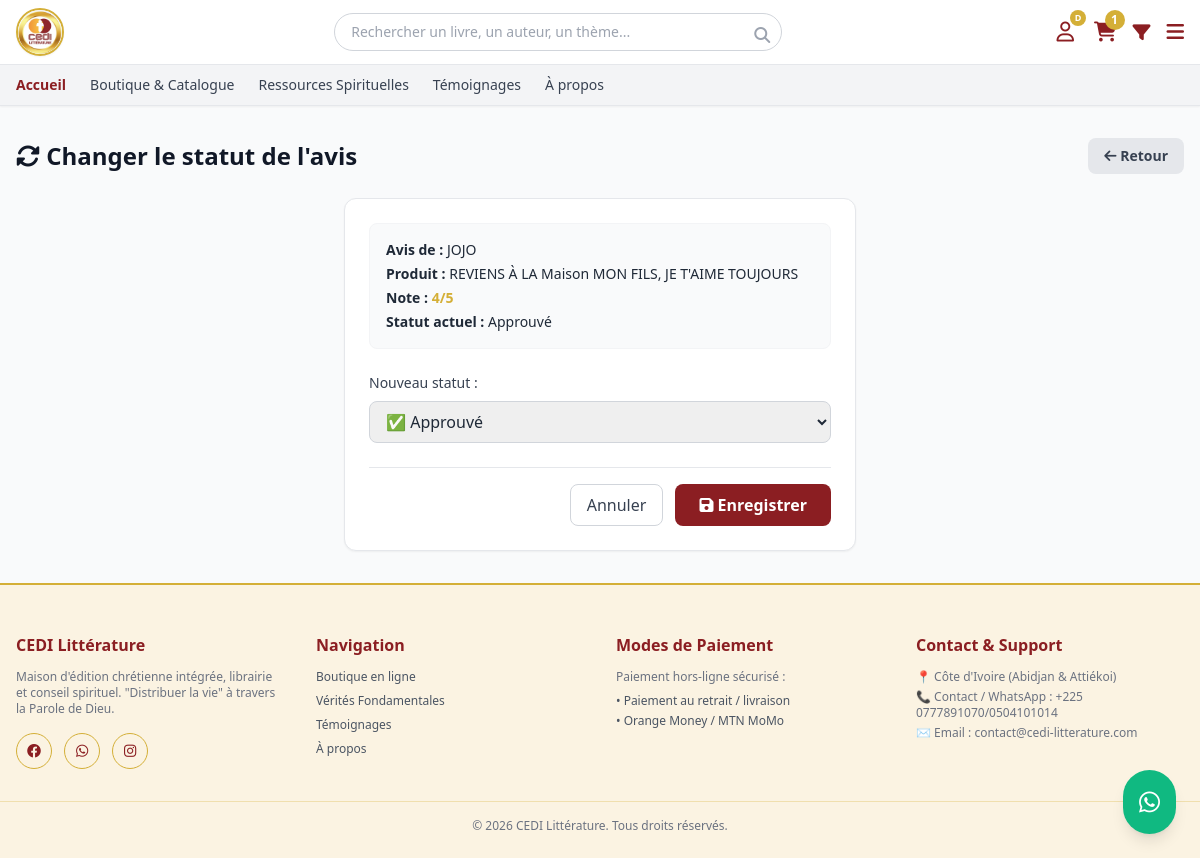
/admin_avis/statut/1/ (signed in), run on the app's committed database.
### appcedi/models.py (models this page shows, shortened)
class AvisClient(models.Model):
    STATUT_CHOICES = [
        ('en_attente', 'En attente'),
        ('approuve', 'Approuvé'),
        ('rejete', 'Rejeté'),
    ]
    produit = models.ForeignKey('Produit', on_delete=models.CASCADE, related_name='avis')
    utilisateur = models.ForeignKey(User, on_delete=models.CASCADE)
    note = models.PositiveSmallIntegerField(default=5)  # 1 à 5
    commentaire = models.TextField(blank=True, null=True)
    statut = models.CharField(max_length=20, choices=STATUT_CHOICES, default='approuve')
    date_creation = models.DateTimeField(auto_now_add=True)

class Produit(models.Model):
    TYPES = (('livre', 'Livre'), ('bible', 'Bible'), ('cd', 'CD'), ('cadeau', 'Cadeau'))
    titre = models.CharField(max_length=255)
    auteur = models.CharField(max_length=255, blank=True, null=True)
    editeur = models.CharField(max_length=255, blank=True, null=True)
    isbn = models.CharField(max_length=20, blank=True, null=True)
    description = models.TextField()
    nombre_pages = models.PositiveIntegerField(blank=True, null=True, verbose_name="Nombre de pages")
    prix = models.IntegerField()
    poids = models.FloatField(blank=True, null=True)
    type_produit = models.CharField(max_length=20, choices=TYPES, default='livre')
    est_edition_cedi = models.BooleanField(default=False)
    quantite_stock = models.IntegerField(default=0)
    seuil_alerte = models.IntegerField(default=3)
    statut = models.BooleanField(default=True)
    categories = models.ManyToManyField(Categorie, through='ProduitCategorie', blank=True)

### appcedi/views.py (the view, shortened to what this page needs)
# urls.py: path('admin_avis/statut/<int:pk>/', views.changer_statut_avis, name='changer_statut_avis'),
@login_required
@user_passes_test(est_admin_ou_gestionnaire)
def changer_statut_avis(request, pk):
    avis = get_object_or_404(AvisClient, pk=pk)
    return render(request, 'appcedi/admin/changer_statut_avis.html', {'avis': avis})

### appcedi/context_processors.py (called while the page is built, shortened)
def panier_context(request):
    panier = None
    nombre_articles = 0
    souhaits_ids = []
    if request.user.is_authenticated:
        try:
            panier = Panier.objects.get(utilisateur=request.user)
        except Panier.DoesNotExist:
            pass
        souhaits_ids = list(ListeSouhaits.objects.filter(utilisateur=request.user).values_list('produit_id', flat=True))
    if panier:
        nombre_articles = sum(article.quantite for article in panier.articles.all())
    return {
        'nombre_articles_panier': nombre_articles,
        'categories_menu': Categorie.objects.all(),
        'souhaits_ids': souhaits_ids, # 👈 Ajouté ici
    }

### appcedi/views.py (called while the page is built)
def est_admin_ou_gestionnaire(user):
    return user.is_superuser or (hasattr(user, 'role') and user.role in ['admin', 'gestionnaire_stock'])

### templates/appcedi/admin/changer_statut_avis.html (shortened to what this page needs)
{% extends 'appcedi/admin/base_admin.html' %}
{% block admin_title %}<i class="fa-solid fa-rotate"></i> Changer le statut de l'avis{% endblock %}
{% block admin_actions %}
<a href="{% url 'liste_avis' %}" class="bg-gray-200 text-gray-700 px-4 py-2 rounded-lg hover:bg-gray-300 transition text-sm font-bold">
    <i class="fa-solid fa-arrow-left"></i> Retour
</a>
{% endblock %}
{% block admin_content %}
<div class="bg-white rounded-xl shadow-sm border border-gray-200 p-6 max-w-lg mx-auto">
    <div class="mb-6 p-4 bg-gray-50 rounded-lg border border-gray-100">
        <p class="text-sm mb-1"><strong>Avis de :</strong> {{ avis.utilisateur.username }}</p>
        <p class="text-sm mb-1"><strong>Produit :</strong> {{ avis.produit.titre }}</p>
        <p class="text-sm mb-1"><strong>Note :</strong> <span class="text-cediGold font-bold">{{ avis.note }}/5</span></p>
        <p class="text-sm"><strong>Statut actuel :</strong> {{ avis.get_statut_display }}</p>
    </div>
    <form method="post">
        <label class="block text-sm font-medium text-gray-700 mb-2">Nouveau statut :</label>
        <select name="statut" class="w-full border border-gray-300 rounded-lg px-3 py-2 mb-6 focus:outline-none focus:border-cediRed">
            <option value="approuve" {% if avis.statut == 'approuve' %}selected{% endif %}>✅ Approuvé</option>
        </select>
        <div class="flex justify-end gap-3 pt-4 border-t">
            <a href="{% url 'liste_avis' %}" class="px-4 py-2 border border-gray-300 rounded-lg text-gray-700 hover:bg-gray-50 transition">Annuler</a>
            <button type="submit" class="bg-cediRed text-white px-6 py-2 rounded-lg hover:bg-cediRedDark transition font-bold">
                <i class="fa-solid fa-save"></i> Enregistrer
            </button>
        </div>
    </form>
</div>
{% endblock %}

### templates/appcedi/base.html (shortened to what this page needs)
{% load static %}
<!DOCTYPE html>
<html lang="fr">
<head>
    <script src="https://cdn.tailwindcss.com"></script>
    <link rel="stylesheet" href="https://cdnjs.cloudflare.com/ajax/libs/font-awesome/6.4.0/css/all.min.css">
</head>
<body class="bg-gray-50 text-gray-800 font-sans flex flex-col min-h-screen">
<header class="bg-white shadow-sm sticky top-0 z-50">
   <div class="max-w-7xl mx-auto px-4 py-2 flex items-center justify-between gap-4">
        <a href="{% url 'accueil' %}" class="flex items-center gap-2">
          <div class="w-12 h-12 rounded-full overflow-hidden border-2 border-cediGold bg-white shadow-sm flex items-center justify-center">
          <img src="{% static 'images/logo_cedi.png' %}"
             alt="CEDI Littérature"
             class="w-full h-full object-cover"
             loading="eager">
    </div>
</a>
        <div class="hidden md:block flex-1 max-w-md mx-2" id="searchBarDesktop">
           <form class="relative" action="{% url 'liste_catalogue' %}" method="get">
                <input type="text" name="q" placeholder="Rechercher un livre, un auteur, un thème..." class="w-full pl-4 pr-10 py-2 border border-gray-300 rounded-full text-sm focus:outline-none focus:border-cediRed transition">
                <button type="submit" class="absolute right-3 top-2.5 text-gray-400 hover:text-cediRed transition">
                    <i class="fa-solid fa-magnifying-glass"></i>
                </button>
            </form>
        </div>
        <div class="flex items-center gap-4 text-gray-700" id="iconsRow">
{% if user.is_authenticated %}
    {% if user.is_superuser or user.role == 'admin' or user.role == 'gestionnaire_stock' %}
        <a href="{% url 'espace_client' %}" class="hover:text-cediRed flex items-center transition relative p-1" title="Tableau de bord">
    {% else %}
        <a href="{% url 'espace_client' %}" class="hover:text-cediRed flex items-center transition relative p-1" title="Mon Profil">
    {% endif %}
        <i class="fa-regular fa-user text-xl text-cediRed"></i>
        <span class="absolute -top-1 -right-2 bg-cediGold text-white text-[9px] font-bold h-4 w-4 flex items-center justify-center rounded-full">
            {{ user.username|slice:":1"|upper }}
        </span>
    </a>
{% else %}
    <a href="{% url 'connexion' %}" class="hover:text-cediRed flex items-center transition relative p-1" title="Se connecter">
        <i class="fa-regular fa-user text-xl text-cediRed"></i>
    </a>
{% endif %}
<a href="{% url 'voir_panier' %}" class="hover:text-cediRed relative transition" title="Mon panier">
    <i class="fa-solid fa-cart-shopping text-xl text-cediRed"></i>
    {% if nombre_articles_panier > 0 %}
        <span class="absolute -top-2 -right-2 bg-cediGold text-white text-xs w-5 h-5 rounded-full flex items-center justify-center font-bold">
            {{ nombre_articles_panier }}
        </span>
    {% endif %}
</a>
            <div class="relative">
                <button type="button" id="filterToggle" aria-label="Filtrer le catalogue" aria-expanded="false" class="hover:text-cediRed transition">
                    <i class="fa-solid fa-filter text-lg text-cediRed"></i>
                </button>
            </div>
            <div class="relative">
                <button type="button" id="menuToggle" aria-label="Ouvrir le menu" aria-expanded="false" class="hover:text-cediRed transition">
                    <i class="fa-solid fa-bars text-xl text-cediRed"></i>
                </button>
            </div>
        </div>
    </div>
    <nav class="bg-gray-100 border-t border-b border-gray-200">
        <div class="max-w-7xl mx-auto px-4 flex space-x-6 overflow-x-auto text-sm font-medium py-2.5 text-gray-700">
            <a href="/" class="text-cediRed font-bold hover:text-cediRed transition">Accueil</a>
            <a href="{% url 'liste_catalogue' %}" class="hover:text-cediRed whitespace-nowrap transition">Boutique & Catalogue</a>
            <a href="{% url 'liste_ressources' %}" class="hover:text-cediRed whitespace-nowrap transition">Ressources Spirituelles</a>
             <a href="{% url 'liste_temoignages_publics' %}" class="hover:text-cediRed whitespace-nowrap transition">Témoignages</a>
             <a href="{% url 'a_propos' %}" class="hover:text-cediRed whitespace-nowrap transition">À propos</a>
        </div>
    </nav>
</header>
    {% block content %}{% endblock %}
    <a href="https://wa.me/2250777891070" target="_blank" class="fixed bottom-6 right-6 bg-emerald-500 text-white p-4 rounded-full shadow-lg hover:bg-emerald-600 transition z-50 flex items-center justify-center hover:scale-110">
        <i class="fa-brands fa-whatsapp text-2xl"></i>
    </a>
    <footer class="bg-cediCream text-gray-600 mt-auto pt-12 pb-6 border-t-2 border-cediGold">
        <div class="max-w-7xl mx-auto px-4 grid grid-cols-1 md:grid-cols-4 gap-8 mb-8 text-sm">
            <div>
                <h5 class="text-cediRed font-bold text-base mb-3">CEDI Littérature</h5>
                <p class="text-xs text-gray-500 mb-4">Maison d'édition chrétienne intégrée, librairie et conseil spirituel. "Distribuer la vie" à travers la Parole de Dieu.</p>
                <div class="flex space-x-3 text-lg">
                    <a href="#" class="w-9 h-9 rounded-full border border-cediGold text-cediRed flex items-center justify-center hover:bg-cediGold hover:text-white transition"><i class="fa-brands fa-facebook text-sm"></i></a>
                    <a href="#" class="w-9 h-9 rounded-full border border-cediGold text-cediRed flex items-center justify-center hover:bg-cediGold hover:text-white transition"><i class="fa-brands fa-whatsapp text-sm"></i></a>
                    <a href="#" class="w-9 h-9 rounded-full border border-cediGold text-cediRed flex items-center justify-center hover:bg-cediGold hover:text-white transition"><i class="fa-brands fa-instagram text-sm"></i></a>
                </div>
            </div>
            <div>
                <h5 class="text-cediRed font-bold text-base mb-3">Navigation</h5>
                <ul class="space-y-2 text-xs">
                    <li><a href="{% url 'liste_catalogue' %}" class="hover:text-cediRed transition">Boutique en ligne</a></li>
                    <li><a href="{% url 'liste_ressources' %}" class="hover:text-cediRed transition">Vérités Fondamentales</a></li>
                    <li><a href="{% url 'liste_temoignages_publics' %}" class="hover:text-cediRed whitespace-nowrap transition">Témoignages</a></li>
                    <li><a href="{% url 'a_propos' %}" class="hover:text-cediRed whitespace-nowrap transition">À propos</a></li>
                </ul>
            </div>
            <div>
                <h5 class="text-cediRed font-bold text-base mb-3">Modes de Paiement</h5>
                <p class="text-xs text-gray-500 mb-2">Paiement hors-ligne sécurisé :</p>
                <ul class="space-y-1 text-xs text-gray-600">
                    <li>• Paiement au retrait / livraison</li>
                    <li>• Orange Money / MTN MoMo</li>
                </ul>
            </div>
            <div>
                <h5 class="text-cediRed font-bold text-base mb-3">Contact & Support</h5>
                <p class="text-xs text-gray-500 mb-1">📍 Côte d'Ivoire (Abidjan & Attiékoi)</p>
                <p class="text-xs text-gray-500 mb-1">📞 Contact / WhatsApp : +225 0777891070/0504101014</p>
                <p class="text-xs text-gray-500">✉️ Email : contact@cedi-litterature.com</p>
            </div>
        </div>
        <div class="max-w-7xl mx-auto px-4 border-t border-cediGold/30 pt-4 text-center text-xs text-gray-500">
            <p>&copy; 2026 CEDI Littérature. Tous droits réservés.</p>
        </div>
    </footer>
</body>
</html>

### data on the page
AvisClient: utilisateur.username "JOJO", produit.titre "REVIENS À LA Maison MON FILS, JE T'AIME TOUJOURS", note "4", statut "Approuvé", statut "✅ Approuvé"

### other printed values
{{ user.username|slice:":1"|upper }} "D"
{{ nombre_articles_panier }} "1"
